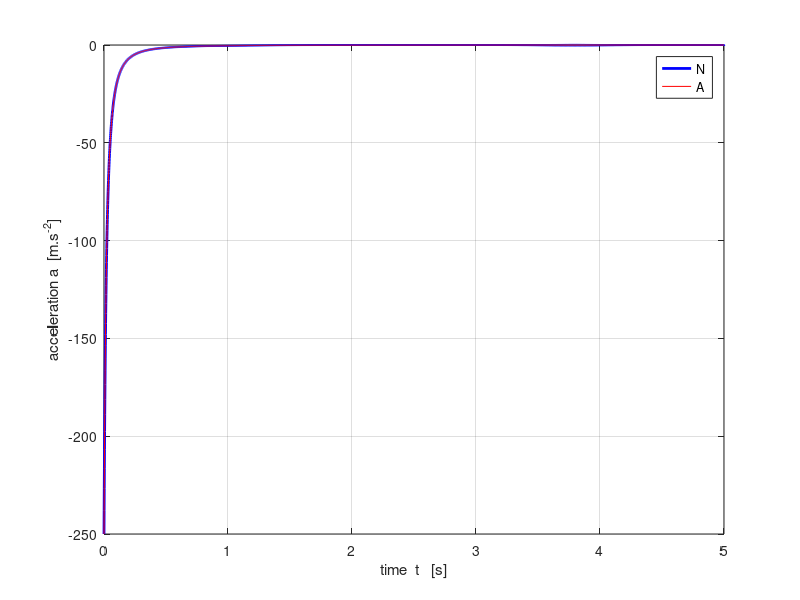
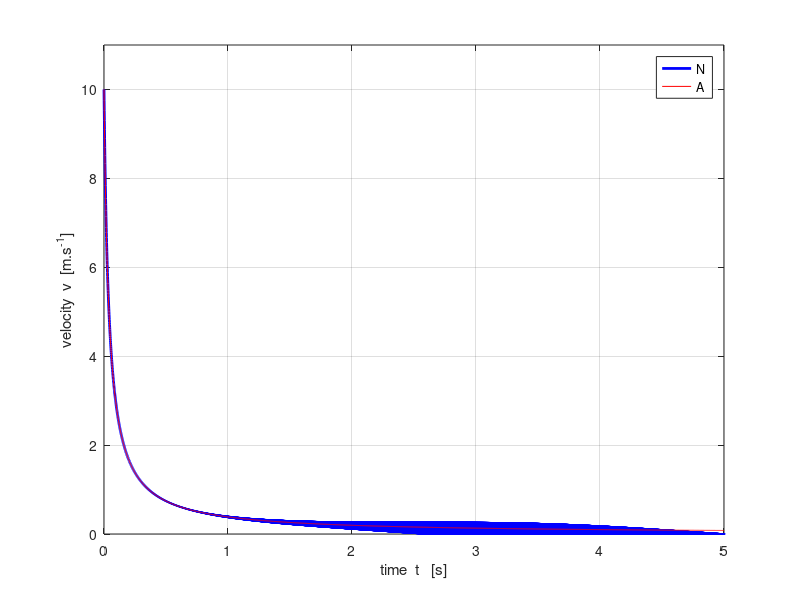
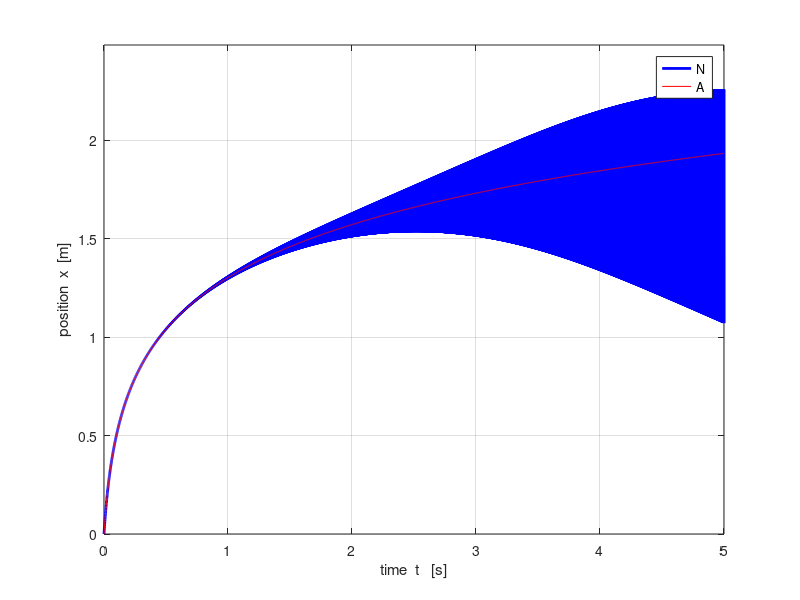
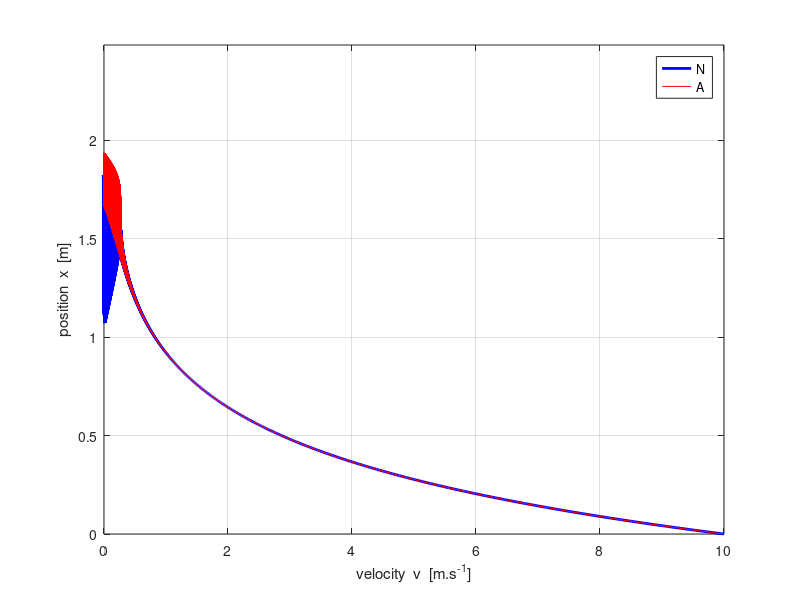

Here is the MATLAB script that generated these plots, in order:
% mec_fr_bv2.m

clear all
close all
clc

% 21 apr 2015
% Ian Cooper   School of Physics   University of Sydney
% cooper@physics.usyd.edu.au
% https://d-arora.github.io/Doing-Physics-With-Matlab/

% Input Parameters -------------------------------------------------------
   m = 2;
   b = 5;
   v0 = 10;
   tMax = 5;
   dt = 1e-3;

% SETUP ------------------------------------------------------------------
   k = (b/m)*dt;
   t(1) = 0; t(2) = dt;
   v(1) = v0;
   a(1) = -(b/m) * v(1)^2;
   v(2) = v(1) + a(1) * dt;
   a(2) = -(b/m) * v(2)^2;
   v(2) = v(1) + 0.5*(a(1)+a(2)) * dt;
    
   flag = 1;
   c = 3;

while flag > 0,
    v(c) = v(c-2) -2* k * v(c-1)^2;
    t(c) = t(c-1) + dt;
    if t(c) > tMax
        flag = -10;
    end;
    c = c + 1;
end

x(1) = 0;
x(2) = 0.5*(v(1)+v(2)) * dt;

for cc = 3 : c-1
 x(cc) = x(cc-2) + 2*dt*v(cc-1);    
end

a = -(b/m) .* v.^2;

vA = v0 ./ (1 + (b*v0/m) .* t);
xA = (m/b) .* log(1+(b*v0/m) .* t);
aA = -(b/m) .* vA.^2;

% figure(1)
% fs = 9;
% set(gcf,'units','normalized','position',[0.2 0.2 0.18 0.22]);
% tx = 'time  t   [s]';
% ty = 'velocity  v  [m.s^{-1}]';
% xP = t; yP = v;
% Xrange = [0 1.0 * max(xP)];
% Yrange = [0 1.1 * max(yP)];
%    plot(xP,yP,'b','lineWidth',2)
% hold on
% yP = vA;
%     plot(xP,yP,'r')
% grid on
% xlabel(tx); ylabel(ty);
% set(gca,'Xlim',Xrange);
% set(gca,'Ylim',Yrange);
% 
% 
% figure(2)
% fs = 9;
% set(gcf,'units','normalized','position',[0.4 0.2 0.18 0.22]);
% tx = 'time  t   [s]';
% ty = 'position  x  [m]';
% xP = t; yP = x;
% Xrange = [0 1.0 * max(xP)];
% Yrange = [0 1.1 * max(yP)];
%    plot(xP,yP,'b','lineWidth',2)
% hold on
% yP = xA;
%     plot(xP,yP,'r')
% grid on
% xlabel(tx); ylabel(ty);
% set(gca,'Xlim',Xrange);
% set(gca,'Ylim',Yrange);
% 
% figure(3)
% fs = 9;
% set(gcf,'units','normalized','position',[0.6 0.2 0.18 0.22]);
% tx = 'time  t   [s]';
% ty = 'acceleration  a  [m.s_{-2}]';
% xP = t; yP = b .* v.^2;
% Xrange = [0 1.0 * max(xP)];
% Yrange = [0 1.1 * max(yP)];
%    plot(xP,yP,'b','lineWidth',2)
% hold on
% yP = xA;
%    plot(xP,yP,'r')
% grid on
% xlabel(tx); ylabel(ty);
% set(gca,'Xlim',Xrange);
% set(gca,'Ylim',Yrange);

figure(1)   % acceleration ------------------------------------------------
fs = 9;
set(gcf,'units','normalized','position',[0.1 0.2 0.18 0.22]);
tx = 'time  t   [s]';
ty = 'acceleration a  [m.s^{-2}]';
xP = t; yP = a;
Xrange = [0 1.0 * max(xP)];
Yrange = [0 1.1 * max(yP)];
   plot(xP,yP,'b','lineWidth',2)
hold on
yP = aA;
    plot(xP,yP,'r')
grid on
xlabel(tx); ylabel(ty);
set(gca,'Xlim',Xrange);
%set(gca,'Ylim',Yrange);
legend('N','A');

figure(2)   % velocity ----------------------------------------------------
fs = 9;
set(gcf,'units','normalized','position',[0.3 0.2 0.18 0.22]);
tx = 'time  t   [s]';
ty = 'velocity  v  [m.s^{-1}]';
xP = t; yP = v;
Xrange = [0 1.0 * max(xP)];
Yrange = [0 1.1 * max(yP)];
   plot(xP,yP,'b','lineWidth',2)
hold on
yP = vA;
    plot(xP,yP,'r')
grid on
xlabel(tx); ylabel(ty);
set(gca,'Xlim',Xrange);
set(gca,'Ylim',Yrange);
legend('N','A');


figure(3)    % displacement ---------------------------------------------
fs = 9;
set(gcf,'units','normalized','position',[0.5 0.2 0.18 0.22]);
tx = 'time  t   [s]';
ty = 'position  x  [m]';
xP = t; yP = x;
Xrange = [0 1.0 * max(xP)];
Yrange = [0 1.1 * max(yP)];
   plot(xP,yP,'b','lineWidth',2)
hold on
yP = xA;
    plot(xP,yP,'r')
grid on
xlabel(tx); ylabel(ty);
set(gca,'Xlim',Xrange);
set(gca,'Ylim',Yrange);
legend('N','A');

figure(4)    % displacement ---------------------------------------------
fs = 9;
set(gcf,'units','normalized','position',[0.7 0.2 0.18 0.22]);
tx = 'velocity  v  [m.s^{-1}]';
ty = 'position  x  [m]';
xP = v; yP = x;
Xrange = [0 1.0 * max(xP)];
Yrange = [0 1.1 * max(yP)];
   plot(xP,yP,'b','lineWidth',2)
hold on
yP = xA;
    plot(xP,yP,'r')
grid on
xlabel(tx); ylabel(ty);
set(gca,'Xlim',Xrange);
set(gca,'Ylim',Yrange);
legend('N','A');
